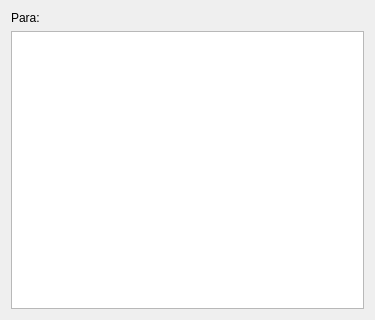
<?xml version="1.0" encoding="UTF-8"?>
<ui version="4.0">
 <class>VisualizarLog</class>
 <widget class="QWidget" name="VisualizarLog">
  <property name="geometry">
   <rect>
    <x>0</x>
    <y>0</y>
    <width>375</width>
    <height>320</height>
   </rect>
  </property>
  <property name="windowTitle">
   <string>Form</string>
  </property>
  <layout class="QVBoxLayout" name="verticalLayout">
   <item>
    <widget class="QLabel" name="destinatario">
     <property name="text">
      <string>Para: </string>
     </property>
    </widget>
   </item>
   <item>
    <widget class="QPlainTextEdit" name="plainTextEdit"/>
   </item>
  </layout>
 </widget>
 <resources/>
 <connections/>
</ui>
